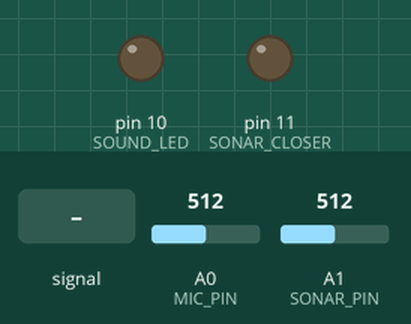
A sketch run on a simulated Arduino Uno, built with avr-gcc and run on an emulated ATmega328P. On the bench: output pins drawn as LEDs (lit = HIGH). The inputs (shaded band) are chosen by the test bench; at power-on: A0 (MIC_PIN) = 512, A1 (SONAR_PIN) = 512. What the sketch prints to the serial monitor is not drawn.

Above: at 1.2 s.
1.3 s: A0 (MIC_PIN) fed a 200 Hz sine of ±460 counts around its level
At 2.18 s:
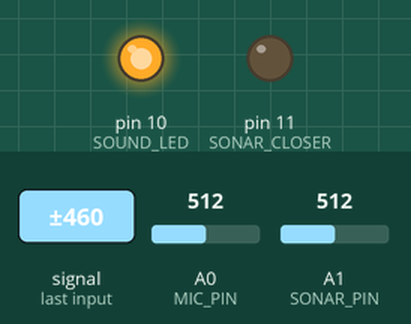
4.3 s: A0 (MIC_PIN) set to 716
At 4.3 s:
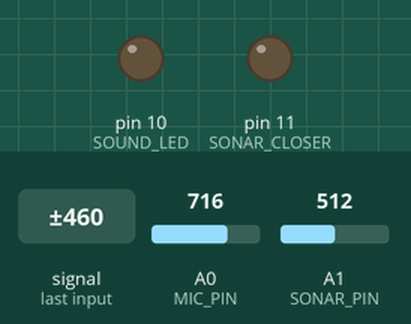
Timing chart, 0 to 7.3 s (numbered marks = the images above; inputs shaded):
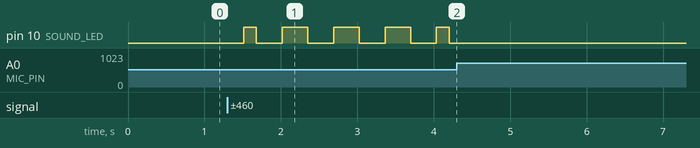

Measured:
- after the input at 1.3 s, pin 10 (SOUND_LED): goes HIGH 0.17 s, 3 × (LOW 0.34 s, HIGH 0.34 s), LOW 0.34 s, HIGH 0.17 s, then LOW, starting after 0.21 s
- after the input at 4.3 s, pin 10 (SOUND_LED): stops changing and stays LOW

The sketch:

vehicle_sensor.ino
```cpp
#define TOLERANCE 1
#define DELAYTIME 100
#define MIN_VALUE 7
#define MIC_PIN A0
#define SONAR_PIN A1
#define SOUND_LED 10
#define SONAR_CLOSER 11
#define SONAR_FURTHER 12
#define TIME_THRESHOLD 1

#define MIN_VOLUME 3

#include <fix_fft.h> // github.com/kosme/fix_fft
#define SEARCH_FREQ 6// About 370-470 hertz, found experimentally

char im[128], data[128];
int val;//Counter

unsigned long consTimes = 0;//Number of consecutive sensor readings in which something is moving closer
class sensor
{
	private:
	int anPin;

	//Following readSensor funcions from https://www.maxbotix.com/Arduino-Ultrasonic-Sensors-085/ with constants modified
	public:
	double readSensor()//Read using analog voltage
	{
		double anVolt = analogRead(anPin);
		double inches = anVolt/2; //Takes input and converts it to inches
		Serial.println(inches);
		return inches;
	}

	void debug()//Will simply print out readings in serial monitor
	{

		Serial.println(readSensor());

	}
	sensor(int anPinIn)//constructor
	{
		anPin = anPinIn;
	}
};
sensor sonarSensor(SONAR_PIN);

void sound_check()
{
	//int min = 1024, max = 0;
	for(int ii = 0; ii < 128; ii++)		// Take 128 samples
	{
		val = analogRead(MIC_PIN);	// Read in value
		data[ii] = val/4 - 120;		// Populate array
		im[ii] = 0;			//
	}
	fix_fft(data, im, 7, 0);		// Dark magic happens here
	int dat = sqrt(data[SEARCH_FREQ]*data[SEARCH_FREQ] + im[SEARCH_FREQ] * im[SEARCH_FREQ]); //Clean up values? Not really sure, but this seems important
	if(dat > MIN_VOLUME)			// If it's above a certain tolerance
	{
		digitalWrite(SOUND_LED, HIGH);
	}
	else
	{
		digitalWrite(SOUND_LED, LOW);
	}
	//Serial.println(dat);
}

void setup()
{
	Serial.begin(9600);
	pinMode(SONAR_CLOSER, OUTPUT);
	//pinMode(SONAR_FURTHER, OUTPUT);
	pinMode(SOUND_LED, OUTPUT);
//	Serial.print("Threshold: ");
//	Serial.print(TOLERANCE/DELAYTIME * 100);
//	Serial.print(" inches per second\n");
}

void loop()
{
	double storedVal = sonarSensor.readSensor();
	unsigned long startMs = millis();
	while (millis()-startMs < DELAYTIME)
	{
		sound_check();
	}//Repeat for DELAYTIME milliseconds
	double currVal = sonarSensor.readSensor();
	if(currVal > MIN_VALUE)
	{
		if(currVal + TOLERANCE < storedVal)
		{
			if(consTimes >= TIME_THRESHOLD)
			{
				digitalWrite(SONAR_CLOSER, HIGH);
			}
			else
			{
				consTimes++;
			}
		}
		else
		{
			digitalWrite(SONAR_CLOSER, LOW);
			consTimes = 0;
		}
	}
}
```
